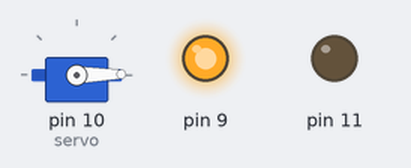
The sketch below on a simulated Arduino Uno, built with avr-gcc and run on an emulated ATmega328P. Parts: servo, output pins drawn as LEDs (lit = HIGH).

Above: at 0.05 s.
At 3.6 s:
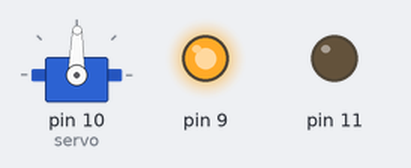
At 7.2 s:
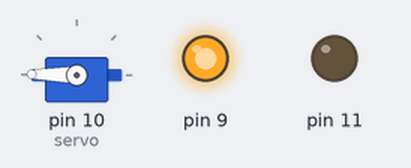
At 14.4 s:
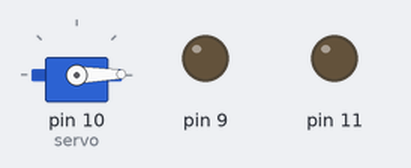
Timing chart, 0 to 18.8 s (numbered marks = the images above):
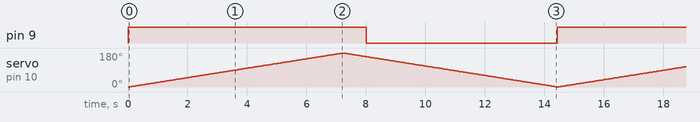

Measured:
- by itself, pin 9: alternates HIGH for 8.0 s and LOW for 6.4 s

The sketch:

demo_Lights_Servo.ino
```cpp
#include <Servo.h>

Servo servo;
int pos = 0;
void setup() {
  servo.attach(10);
  pinMode(9, OUTPUT);
  pinMode (11, OUTPUT);
}

void loop() {
  digitalWrite(9, HIGH);
  digitalWrite(8, HIGH);
  for (pos = 0; pos < 360; pos++)
  {
    if (pos <= 180)
    {
      servo.write(pos);
    }
    else
    {
      servo.write(360 - pos);
    }
    if (pos % 100 == 0 && pos < 180)
    {
      digitalWrite(9, HIGH);
      digitalWrite(8, HIGH);
    }
    else if (pos % 100 == 0 && pos >= 180)
    {
      digitalWrite(9, LOW);
      digitalWrite(8, LOW);
    }
    delay(40);

  }
}
```
